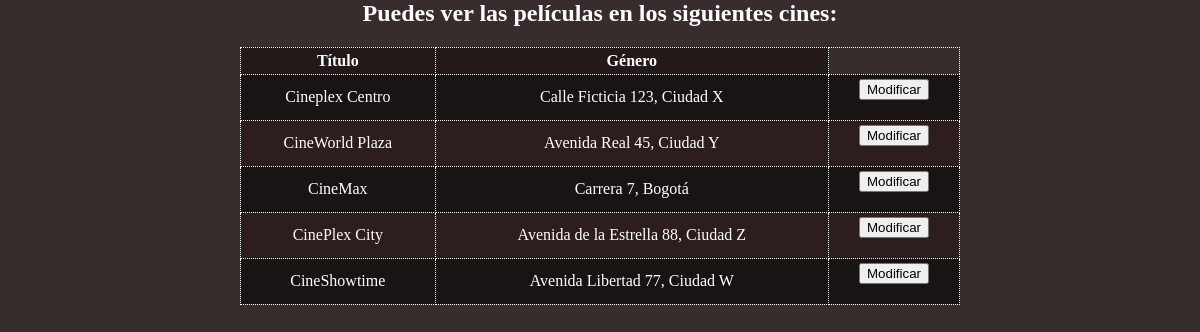
Page /controlador/modificar_cines_controlador.php on the committed database.
### tables this page shows
CREATE TABLE IF NOT EXISTS cines (
    id INT AUTO_INCREMENT PRIMARY KEY,
    nombre VARCHAR(100) NOT NULL,
    ubicacion VARCHAR(255) NOT NULL
);

### modelo/conexion.php (called while the page is built, shortened)
<?php
    class Conexion{
        public static function conectar(){
            $conexion = new MYSQLI("localhost","root","","cinedb");
            $conexion->set_charset("UTF8");
            return $conexion;
        }
    }
?>

### modelo/cines_modelo.php (called while the page is built, shortened)
<?php
    class Cines_modelo{
        private $conn;
        private $cines;
        public function __construct(){
            require_once("modelo/conexion.php");
            $this->conn = Conexion::conectar();
            $this->cines = array();
        }
        public function get_cines(){
            $query = "SELECT * FROM cines";
            $result = $this->conn->query($query);
            while($fila = $result->fetch_assoc()){
                $this->cines[]=$fila;
            }
            return $this->cines;
        }
    }
?>

### vista/modificar_cines_form_vista.php (the view, shortened to what this page needs)
<html>
<html>
<head>
<link rel="stylesheet" href="css.css">
</head>
<body>
<h2> Puedes ver las películas en los siguientes cines:</h2>
<table>
<tr>
    <th>Título</th>
    <th>Género</th>
</tr>
<?php foreach($arrayCines as $fila):?>
<tr>
    <td><?php echo $fila["nombre"]; ?></td>
    <td><?php echo $fila["ubicacion"]; ?></td>
    <td><form action="" method="post"><input type="submit" value="Modificar"><input type="hidden" name="modificar" value="<?php echo $fila['id'];?>"></form></td>
</tr>
<?php endforeach;?>
</table>
</body>
</html>

### css.css (style rules this page uses)
body { background-color: rgb(55,45,45); color:white; padding:0; margin:0; font-size: 2vh; }
table,td,th { border: 1px dotted white; padding: 4px; margin:auto; text-align:center; }
th { background-color: rgb(35,25,25); }
tr:nth-child(even) { background-color: rgb(25,20,20); }
tr:nth-child(odd) { background-color: rgb(45,30,30); }
table { border-collapse:collapse; width:max(60%,300px); }
h2 { text-align:center; }

### rows in the picture
cines: nombre "Cineplex Centro", ubicacion "Calle Ficticia 123, Ciudad X"
cines: nombre "CineWorld Plaza", ubicacion "Avenida Real 45, Ciudad Y"
cines: nombre "CineMax", ubicacion "Carrera 7, Bogotá"
cines: nombre "CinePlex City", ubicacion "Avenida de la Estrella 88, Ciudad Z"
cines: nombre "CineShowtime", ubicacion "Avenida Libertad 77, Ciudad W"
